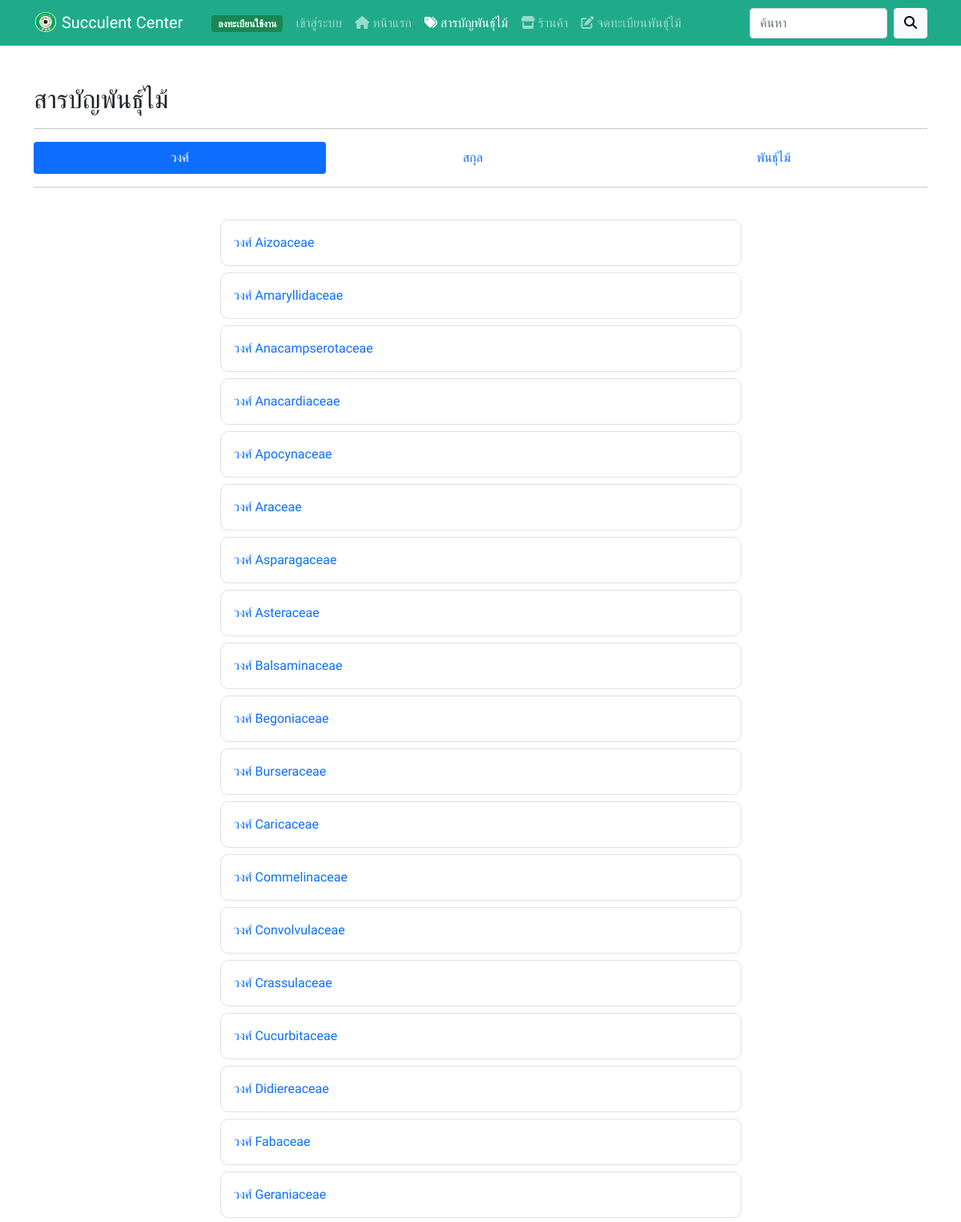
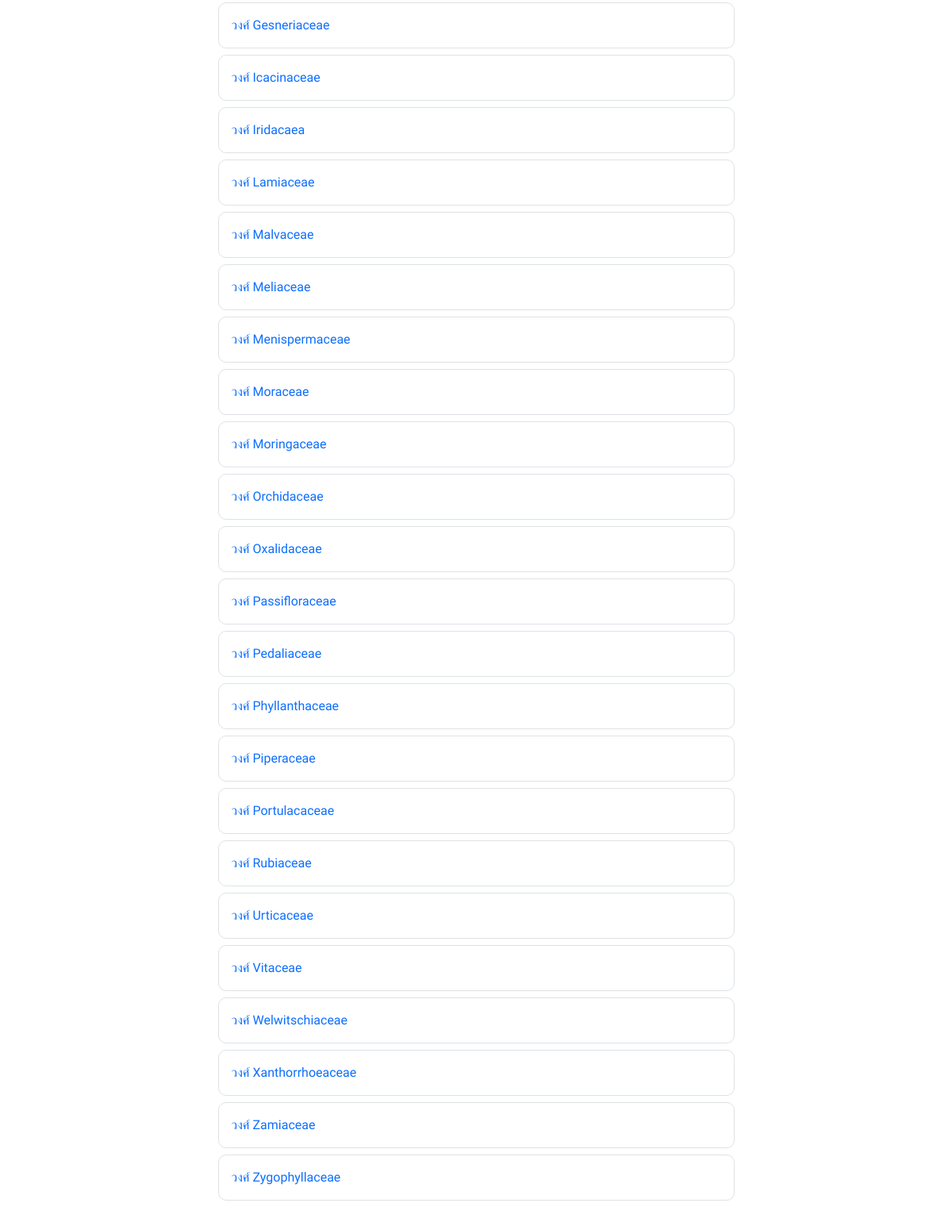
/category.php?q=plantsfamily, run on the app's committed database (2 pictures, top to bottom).
### tables this page shows
CREATE TABLE `plantsfamily` (
  `plantsfamily_id` int NOT NULL COMMENT 'หมายเลขกำกับวงศ์',
  `plantsfamily_name` varchar(255) NOT NULL COMMENT 'ชื่อวงศ์',
  `plantsfamily_detail` text NOT NULL COMMENT 'รายละเอียด',
  `plantsfamily_timestamp` timestamp NOT NULL DEFAULT CURRENT_TIMESTAMP COMMENT 'ประทับเวลาวงศ์'
);

### category.php (the view, shortened to what this page needs)
<?php include_once("./config/db.php"); ?>
<?php include_once("./components/head.php"); ?>
<?php include_once("./components/nav-bar.php"); ?>
<div class="container my-5">
  <h2>สารบัญพันธุ์ไม้</h2>
  <hr>
  <ul class="nav nav-pills nav-fill">
    <li class="nav-item">
      <a class="nav-link <?php if (isset($_GET['q']) && $_GET['q'] == 'plantsfamily') {
                            echo 'active';
                          } ?>" href="./category.php?q=plantsfamily">วงศ์</a>
    </li>
    <li class="nav-item">
      <a class="nav-link <?php if (isset($_GET['q']) && $_GET['q'] == 'plantsgroup') {
                            echo 'active';
                          } ?>" href="./category.php?q=plantsgroup">สกุล</a>
    </li>
    <li class="nav-item">
      <a class="nav-link <?php if (isset($_GET['q']) && $_GET['q'] == 'plants') {
                            echo 'active';
                          } ?>" href="./category.php?q=plants">พันธุ์ไม้</a>
    </li>
  </ul>
  <hr>
  <br>
  <?php
  if (isset($_GET['q']) && $_GET['q'] == 'plantsfamily') {
    $stmt = $conn->query("SELECT * FROM plantsfamily ORDER BY plantsfamily_name ASC");
    $stmt->execute();
    $plantsfamilys = $stmt->fetchAll();
    if (!$plantsfamilys) {
      echo 'ไม่มีข้อมูล';
    } else {
      foreach ($plantsfamilys as $plantsfamily) {
  ?>
        <div class="border mb-2 m-auto p-3 col-lg-7 col-md-7 col-sm-12" style="border-radius: 10px;">
          <a href="./plantsfamilyview.php?id=<?= $plantsfamily['plantsfamily_id'] ?>" style="text-decoration: none;">วงศ์ <?= $plantsfamily['plantsfamily_name'] ?></a>
        </div>
  <?php }
    }
  }
  ?>
</div>
<?php include_once("./components/footer.php"); ?>

### components/head.php (shortened to what this page needs)
<!DOCTYPE html>
<html lang="en">
<head>
    <link href="https://cdn.jsdelivr.net/npm/bootstrap@5.1.3/dist/css/bootstrap.min.css" rel="stylesheet">
</head>
<body>

### components/nav-bar.php (shortened to what this page needs)
<nav class="navbar navbar-expand-lg navbar-dark" style="background-color: #1FAB89;">
    <div class="container">
        <a class="navbar-brand" href="./index.php">
            <img src="./assets/images/logo.png" alt="" width="30" height="25" class="mb-1">
            Succulent Center
        </a>
        <div class="collapse navbar-collapse" id="navbarSupportedContent">
            <div class="container">
                <ul class="navbar-nav me-auto mb-2 mb-lg-0">
                    <?php if (!isset($_SESSION['user'])) { ?>
                        <li class="nav-item">
                            <a class="nav-link" href="./signup.php">
                                <span class="badge bg-success">ลงทะเบียนใช้งาน</span>
                            </a>
                        </li>
                        <li class="nav-item">
                            <a class="nav-link <?php if (basename($_SERVER["SCRIPT_FILENAME"], '.php') == 'signin') {
                                                    echo 'active';
                                                } ?>" href="./signin.php">
                                เข้าสู่ระบบ
                            </a>
                        </li>
                    <?php } ?>
                    <li class="nav-item">
                        <a class="nav-link <?php if (basename($_SERVER["SCRIPT_FILENAME"], '.php') == 'index') {
                                                echo 'active';
                                            } ?>" aria-current="page" href="./index.php"><i class="fa-solid fa-house"></i> หน้าแรก</a>
                    </li>
                    <li class="nav-item">
                        <a class="nav-link <?php if (basename($_SERVER["SCRIPT_FILENAME"], '.php') == 'category') {
                                                echo 'active';
                                            } ?>" href="./category.php?q=plantsfamily"><i class="fa-solid fa-tags"></i> สารบัญพันธุ์ไม้</a>
                    </li>
                    <li class="nav-item">
                        <a class="nav-link <?php if (basename($_SERVER["SCRIPT_FILENAME"], '.php') == 'shop') {
                                                echo 'active';
                                            } ?>" href="./shop.php"><i class="fa-solid fa-store"></i> ร้านค้า</a>
                    </li>
                    <li class="nav-item">
                        <a class="nav-link <?php if (basename($_SERVER["SCRIPT_FILENAME"], '.php') == 'form') {
                                                echo 'active';
                                            } ?>" href="./form.php"><i class="fa-solid fa-pen-to-square"></i> จดทะเบียนพันธุ์ไม้</a>
                    </li>
                </ul>
            </div>
            <form class="d-flex" method="get" action="search.php">
                <input class="form-control me-2" name="keyword" type="search" placeholder="ค้นหา" aria-label="Search" required>
                <button class="btn btn-light" name="search" type="submit"><i class="fa-solid fa-magnifying-glass"></i></button>
            </form>
        </div>
    </div>
</nav>

### components/footer.php (shortened to what this page needs)
</body>
</html>

### components/head.php (style rules this page uses)
body { font-family: 'Kanit', sans-serif; }

### data on the page
plantsfamily: plantsfamily_name "Aizoaceae"
plantsfamily: plantsfamily_name "Amaryllidaceae"
plantsfamily: plantsfamily_name "Anacampserotaceae"
plantsfamily: plantsfamily_name "Anacardiaceae"
plantsfamily: plantsfamily_name "Apocynaceae"
plantsfamily: plantsfamily_name "Araceae"
plantsfamily: plantsfamily_name "Asparagaceae"
plantsfamily: plantsfamily_name "Asteraceae"
plantsfamily: plantsfamily_name "Balsaminaceae"
plantsfamily: plantsfamily_name "Begoniaceae"
plantsfamily: plantsfamily_name "Burseraceae"
plantsfamily: plantsfamily_name "Caricaceae"
plantsfamily: plantsfamily_name "Commelinaceae"
plantsfamily: plantsfamily_name "Convolvulaceae"
plantsfamily: plantsfamily_name "Crassulaceae"
plantsfamily: plantsfamily_name "Cucurbitaceae"
plantsfamily: plantsfamily_name "Didiereaceae"
plantsfamily: plantsfamily_name "Fabaceae"
plantsfamily: plantsfamily_name "Geraniaceae"
plantsfamily: plantsfamily_name "Gesneriaceae"
plantsfamily: plantsfamily_name "Icacinaceae"
plantsfamily: plantsfamily_name "Iridacaea"
plantsfamily: plantsfamily_name "Lamiaceae"
plantsfamily: plantsfamily_name "Malvaceae"
plantsfamily: plantsfamily_name "Meliaceae"
plantsfamily: plantsfamily_name "Menispermaceae"
plantsfamily: plantsfamily_name "Moraceae"
plantsfamily: plantsfamily_name "Moringaceae"
plantsfamily: plantsfamily_name "Orchidaceae"
plantsfamily: plantsfamily_name "Oxalidaceae"
plantsfamily: plantsfamily_name "Passifloraceae"
plantsfamily: plantsfamily_name "Pedaliaceae"
plantsfamily: plantsfamily_name "Phyllanthaceae"
plantsfamily: plantsfamily_name "Piperaceae"
plantsfamily: plantsfamily_name "Portulacaceae"
plantsfamily: plantsfamily_name "Rubiaceae"
plantsfamily: plantsfamily_name "Urticaceae"
plantsfamily: plantsfamily_name "Vitaceae"
plantsfamily: plantsfamily_name "Welwitschiaceae"
plantsfamily: plantsfamily_name "Xanthorrhoeaceae"
plantsfamily: plantsfamily_name "Zamiaceae"
plantsfamily: plantsfamily_name "Zygophyllaceae"
